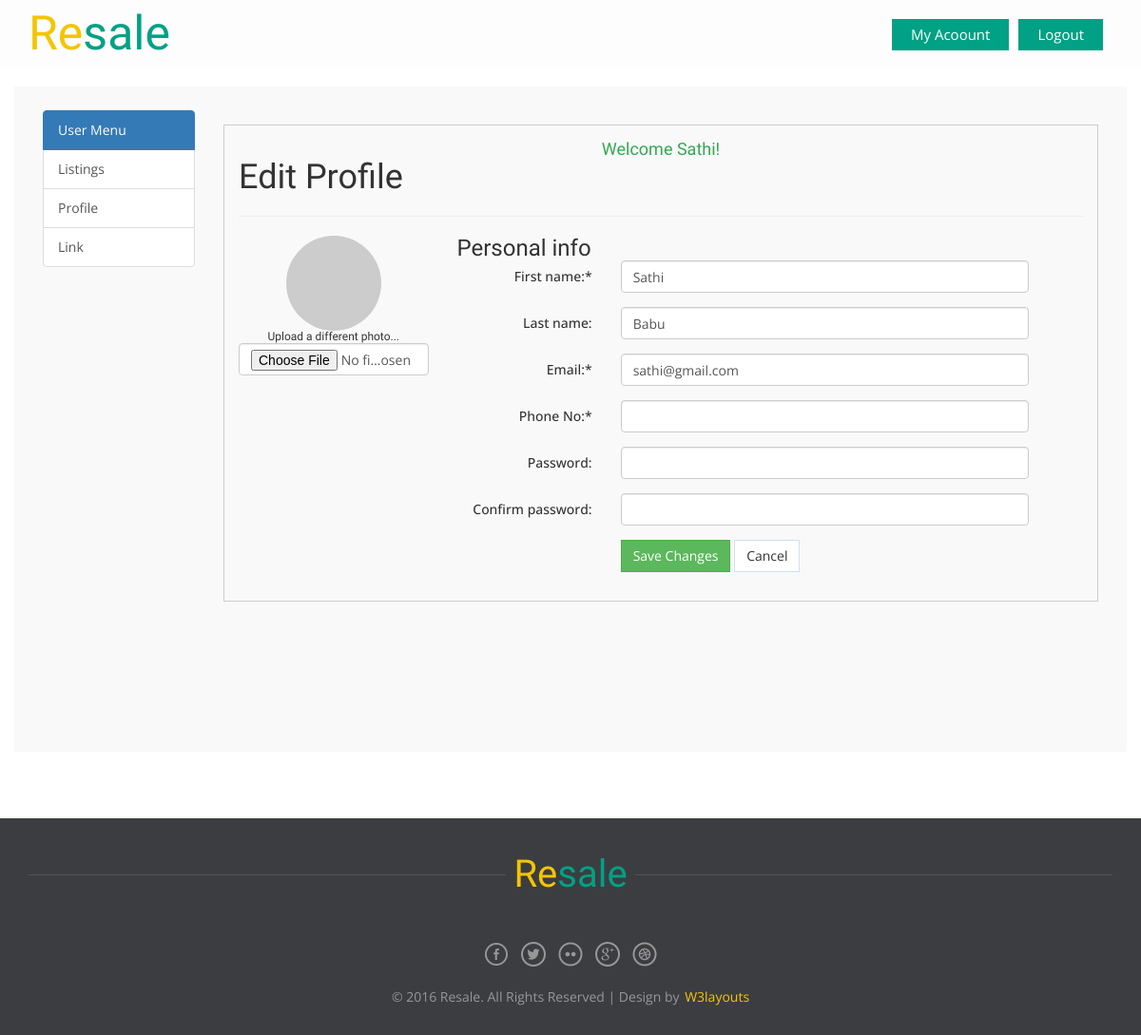
The page /user.php (signed in) on the database its author committed.
### tables this page shows
CREATE TABLE `users` (
  `id` int(11) NOT NULL,
  `firstname` varchar(100) NOT NULL,
  `lastname` varchar(100) NOT NULL,
  `email` varchar(100) NOT NULL,
  `password` varchar(255) NOT NULL,
  `phone` varchar(15) NOT NULL,
  `created` datetime NOT NULL,
  `modified` datetime NOT NULL,
  `status` enum('1','0') NOT NULL DEFAULT '1'
);

### db/db.php (called while the page is built, shortened)
<?php
class DB{
 	 private $dbHost   = DB_HOST;
	 private $dbUsername   = DB_USER;
	 private $dbPassword   = DB_PASS;
	 private $dbName = DB_NAME;
	 public $db;
    public function __construct(){
        if(!$this->db){
            $conn = new mysqli($this->dbHost, $this->dbUsername, $this->dbPassword, $this->dbName);
            if($conn->connect_error){
                die("Failed to connect with MySQL: " . $conn->connect_error);
            }else{
                $this->db = $conn;
            }
        }
    }
    public function select($table,$conditions = array()){
        $sql = 'SELECT ';
        $sql .= array_key_exists("select",$conditions)?$conditions['select']:'*';
        $sql .= ' FROM '.$table;
        if(array_key_exists("where",$conditions)){
            $sql .= ' WHERE ';
            $i = 0;
            foreach($conditions['where'] as $key => $value){
                $pre = ($i > 0)?' AND ':'';
                $sql .= $pre.$key." = '".$value."'";
                $i++;
            }
        }
        $result = $this->db->query($sql);
        if(array_key_exists("return_type",$conditions) && $conditions['return_type'] != 'all'){
            switch($conditions['return_type']){
                case 'single':
                    $data = $result->fetch_assoc();
                    break;
            }
        }else{
            if($result->num_rows > 0){
                while($row = $result->fetch_assoc()){
                    $data[] = $row;
                }
            }
        }
        return !empty($data)?$data:false;
    }
}
$db = new DB();

### views/users/profile.php (the view, shortened to what this page needs)
<?php
  $condition['where'] =  array('id' => $_SESSION['UserData']['userID'] );
  $condition['return_type'] = 'single';
  $user = $db->select('users',$condition);
?>
    <h1>Edit Profile</h1>
  	<hr>
  <form class="form-horizontal" role="form" action="classes/users.php" enctype="multipart/form-data" method="post">
	<div class="row">
      <div class="col-md-3">
        <div class="text-center">
          <img src="//placehold.it/100" class="avatar img-circle" alt="avatar">
          <h6>Upload a different photo...</h6>
          <input type="file" class="form-control">
        </div>
      </div>
      <div class="col-md-9 personal-info">
        <h3>Personal info</h3>
          <div class="form-group">
            <label class="col-lg-3 control-label">First name:*</label>
            <div class="col-lg-8">
              <input class="form-control" type="text" value="<?=$user['firstname']?>" name="firstname">
            </div>
          </div>
          <div class="form-group">
            <label class="col-lg-3 control-label">Last name:</label>
            <div class="col-lg-8">
              <input class="form-control" type="text" value="<?=$user['lastname']?>" name="lastname">
            </div>
          </div>
          <div class="form-group">
            <label class="col-lg-3 control-label">Email:*</label>
            <div class="col-lg-8">
              <input class="form-control" type="text" value="<?=$user['email']?>" name="email">
            </div>
          </div>
          <div class="form-group">
            <label class="col-md-3 control-label">Phone No:*</label>
            <div class="col-md-8">
              <input class="form-control" type="text" value="<?=$user['phone']?>" name="phone">
            </div>
          </div>
          <div class="form-group">
            <label class="col-md-3 control-label">Password:</label>
            <div class="col-md-8">
              <input class="form-control" type="password" value="" name="password">
            </div>
          </div>
          <div class="form-group">
            <label class="col-md-3 control-label">Confirm password:</label>
            <div class="col-md-8">
              <input class="form-control" type="password" value="" name="cpassword">
            </div>
          </div>
          <div class="form-group">
            <label class="col-md-3 control-label"></label>
            <div class="col-md-8">
              <input type="submit" class="btn btn-success" value="Save Changes" name="userUpdate">
              <input type="reset" class="btn btn-default" value="Cancel">
            </div>
          </div>
      </div>
  </div>
 </form>

### rows shown on the page
users: firstname "Sathi", lastname "Babu", email "sathi@gmail.com"

### other values the page prints
$statusMsg "Welcome Sathi!"
